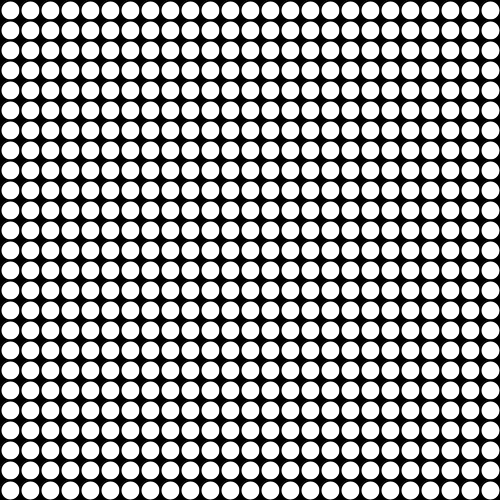
Frame 1 (no input)
Frame 60 (the mouse pressed at the canvas centre just before this capture): identical to frame 1, image omitted
Frame 120 (the mouse held since frame 60 and released just before this capture): identical to frame 1, image omitted

The Processing sketch that drew this single still picture (run headless with seeded random() and noise(); from frame 60 on, the mouse is pressed at the canvas centre):

// Processing sketch: processing_52030
// ── processing_52030.pde

void setup() {
  size(500, 500);
  smooth();
}

void draw() {
  background(0);
  strokeWeight(2);
  for (int x=10;x<500;x=x+20) {
    for (int y=10;y<500;y=y+20) {
      ellipse(x, y, 20, 20);
    }
  }
}        
